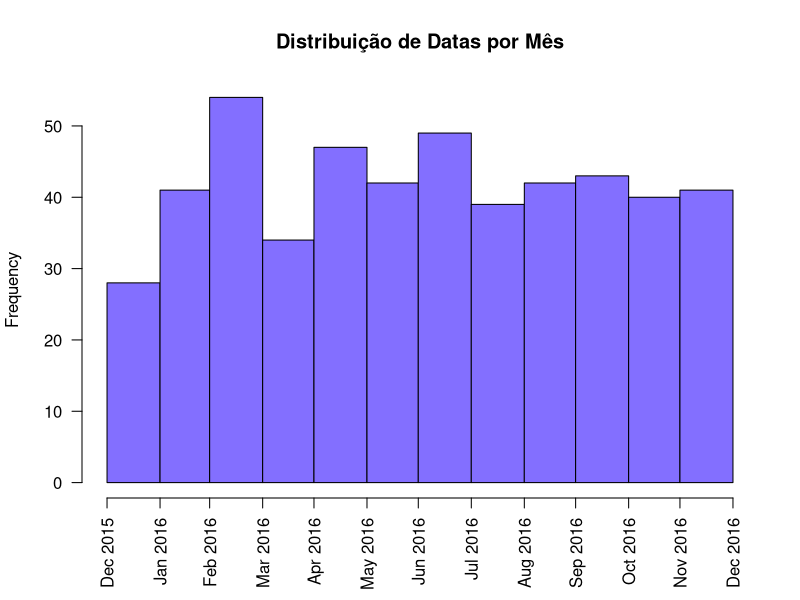

Source code (R):
# Análise de Séries Temporais 

# A Linguagem R possui diversos pacotes para criar, manipular e visualizar dados de séries temporais,
# essenciais quando se trabalha com Financial Analytics.

# Objetos do tipo data.frame em R, são excelentes para armazenar dados, mas não são eficientes para lidar com 
# dados de séries temporais. Abaixo uma lista dos principais pacotes e objetos usados para análise de séries 
# temporais em R.

# Objetos de Séries Temporais
# Objeto fts (Pacote fts) 
# Objeto its (Pacote its)
# Objeto irts (Pacote tseries)
# Objeto timeSeries (Pacote timeSeries) 
# Objeto ti (Pacote tis)
# Objetos ts e mts (Pacote stats)
# Objeto zoo (Pacote zoo)
# Objeto xts (Pacote xts)

# xts = eXtensible Time Series
# xts é um objeto estendido do pacote zoo
# Índice (dados do tipo data) + Matriz

# Dados de séries temporais, são basicamente matrizes de dados, cujo índice é uma data.
# Representamos esta data em R com diferentes objetos

# Objeto chron (Pacote chron)
# Objeto Date (Pacote base)
# Objeto yearmon (Pacote zoo)
# Objeto yearqtr (Pacote zoo)
# Objeto POSIXct (Pacote base)
# Objeto POSIXlt (Pacote base)
# Objeto timeDate (Pacote timeDate)


#### Bonus - Trabalhando com Datas em R #####

# Datas em R são armazenados como número de dias a partir de 1/1/1970
# Objetos do tipo Data são usados para representar datas e não horários dentro de uma data (ao longo do dia)
my.date = as.Date("2017/1/1")
my.date
class(my.date)
as.numeric(my.date)
myDates = c("2016-12-20", "2017-01-20")
as.Date(myDates)

# Especificando o formato de entrada dos dados
as.Date("1/1/1970", format = "%m/%d/%Y")
as.Date("01JAN70", format = "%d%b%y") 

# Data considerando o número de dias
as.Date(32500, origin = as.Date("1900-01-01")) 

# Extraindo um valor específico e transformando os dados
myYear = format(my.date, "%Y")
myYear
class(myYear)
as.numeric(myYear)
as.numeric(format(my.date, "%Y")) 
weekdays(my.date)
months(my.date)
quarters(my.date)

# Operações com datas
my.date
my.date + 1
my.date - 1
my.date + 31

# Comparações Lógicas
my.date
my.date1 = as.Date("1980-01-01")
my.date1 > my.date 

# Diferença entre datas
diff.date = my.date1 - my.date
diff.date 
class(diff.date)
as.numeric(diff.date)
my.date + diff.date 

# Criando sequências de datas
my.dates = seq(as.Date("2015/1/1"), as.Date("2016/12/31"), "3 months")
head(my.dates)
tail(my.dates) 
my.dates = seq(from = as.Date("2015/1/1"), by = "3 months", length.out = 61)
my.dates

# Plot de Objetos do Tipo Data
rint = round(runif(500)*365)
startDate = as.Date("2016-01-01")
myDates = startDate + rint
head(myDates)
class(myDates)

# Histograma
hist(myDates, breaks = "months", freq = TRUE, 
     main = "Distribuição de Datas por Mês", col = "slateblue1", xlab = "", format = "%b %Y", las = 2)

# Objeto Posix
# Classe POSIXct representa datas no formato de tempo em número de segundos desde 01-01-1970 (semelhante ao objeto Date, mas com suporte aos tempos ao longo do dia)
# Classe POSIXlt representa datas no formato de tempo com uma lista nomeada de segundos, minutos, horas, dias, meses e anos
myDateTimeStr = "2016-12-15 11:27:04"

# Criando objetos POSIXct
myPOSIXct = as.POSIXct(myDateTimeStr)
myPOSIXct
class(myPOSIXct)
as.numeric(myPOSIXct)

# Alterando o formato padrão
myDateTimeStr1 = "19-12-2006 10:17:07"
myPOSIXct1 = as.POSIXct(myDateTimeStr1, format = "%d-%m-%Y %H:%M:%S")
myPOSIXct1 

# Criando objetos POSIXct a partir de dados numéricos
myPOSIXct2 = as.POSIXct(0, origin = "1970-01-01")
myPOSIXct2
as.numeric(myPOSIXct2) 
myPOSIXct5 = ISOdatetime(year = 2016, month = 12, day = 21, hour = 10, min = 17, sec = 7, tz = "")
class(myPOSIXct5)
myPOSIXct5 

# Alterando o formato do output
myPOSIXct
format(myPOSIXct, format = "%b %d, %Y") 
format(myPOSIXct, format = "%B")
format(myPOSIXct, format = "%Z")
as.numeric(format(myPOSIXct, format = "%Y"))
as.numeric(format(myPOSIXct, format = "%S")) 

# Criando objetos POSIXlt
myDateTimeStr
myPOSIXlt = as.POSIXlt(myDateTimeStr)
myPOSIXlt
class(myPOSIXlt)

# Ajustando o formato de entrada
myDateTimeStr1 = "21-12-2016 11:19:02"
myPOSIXlt1 = as.POSIXlt(myDateTimeStr1, format = "%d-%m-%Y %H:%M:%S")
names(unclass(myPOSIXlt)) 

# Extraindo valores específicos da data
myPOSIXlt$sec
myPOSIXlt$hour
myPOSIXlt$mday
myPOSIXlt$mon
myPOSIXlt$year
myPOSIXlt$wday 
myPOSIXlt$yday
myPOSIXlt$isdst 

# Conversão
myPOSIXct
class(myPOSIXct)
myPOSIXlt = as.POSIXlt(myPOSIXct)
class(myPOSIXlt)
as.POSIXlt(myPOSIXct)$sec 

myPOSIXct
myDate = as.Date(myPOSIXct)
myDate
class(myDate) 

myPOSIXct = as.POSIXct(myDate, tz = "GMT")
myPOSIXct
myPOSIXlt = as.POSIXlt(myDate, tz = "GMT")
myPOSIXlt
myPOSIXct = as.POSIXct(myPOSIXlt)
myPOSIXct

HfDateTimeStr = "2016-12-15 18:13:04.125"
HfPOSIXct = as.POSIXct(HfDateTimeStr)
HfPOSIXct 
options(digits.secs = 3)
HfPOSIXct 

# Manipulando POSIXct
dt1 = as.POSIXct("2016-12-23 00:00:00")
dt2 = as.POSIXct("2016-12-23 05:00:00")
diffDateTime = dt2 - dt1
class(diffDateTime)
diffDateTime
units(diffDateTime)
as.numeric(diffDateTime) 

units(diffDateTime) = "secs"
diffDateTime
as.numeric(diffDateTime) 


# Pacote lubridate
install.packages("lubridate")
library(lubridate)

ymd("20161221")
ymd("2016 Dec 21") 

ymd_hms("20161219101707")
ymd_hms("2016 Dec 19 10:17:07")
mdy("Dec 19, 2016")
mdy_hms("December 19, 2016 10:17:07")
dmy_hms("19-Dec, 2016 10:17:07") 

ymd_hms("2016 Dec 19 10:17:07", tz="") 

ymd(20161219) 

myDateTime = ymd_hms("2016 Dec 19 10:17:07")
myDateTime 
year(myDateTime)
month(myDateTime)
week(myDateTime)
yday(myDateTime)
mday(myDateTime)
wday(myDateTime)
hour(myDateTime)
minute(myDateTime)
second(myDateTime)
tz(myDateTime)
wday(myDateTime, label=TRUE)
month(myDateTime, label=TRUE) 

# Atualizando uma data
mday(myDateTime) = 20
myDateTime 

update(myDateTime, year = 2016, month = 1, day = 1, hour = 5, min = 0, sec = 0) 







